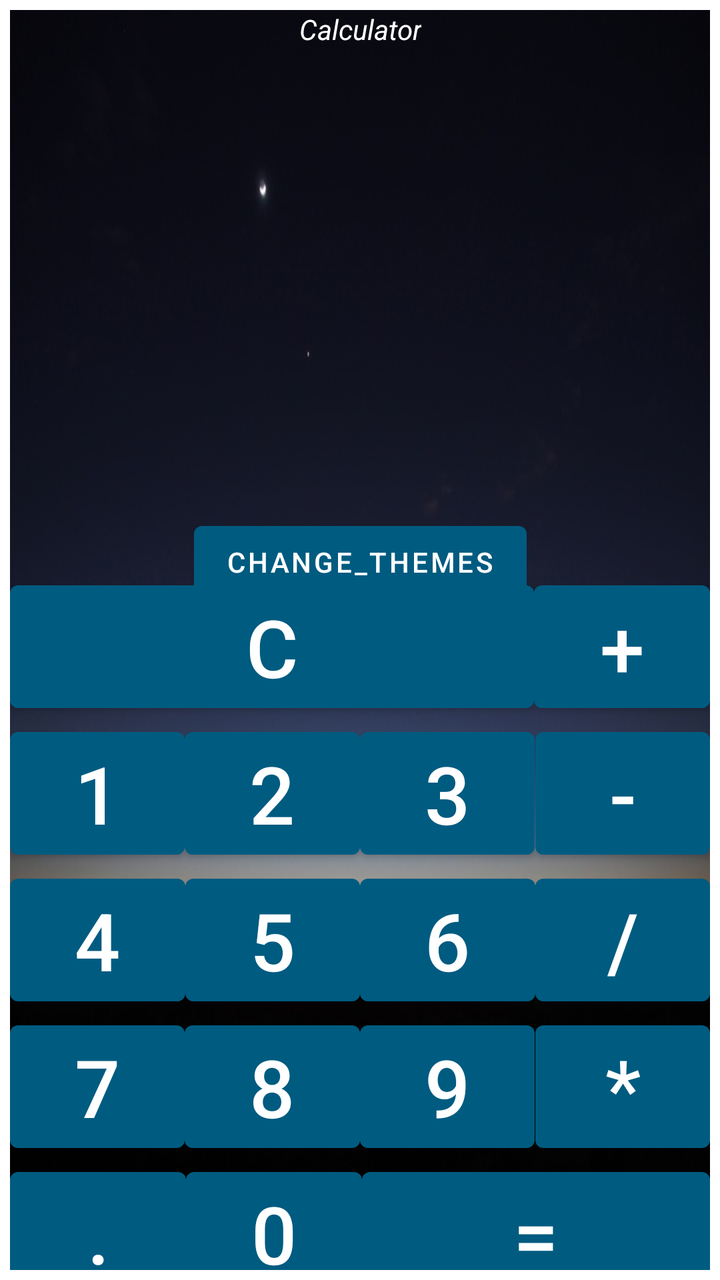
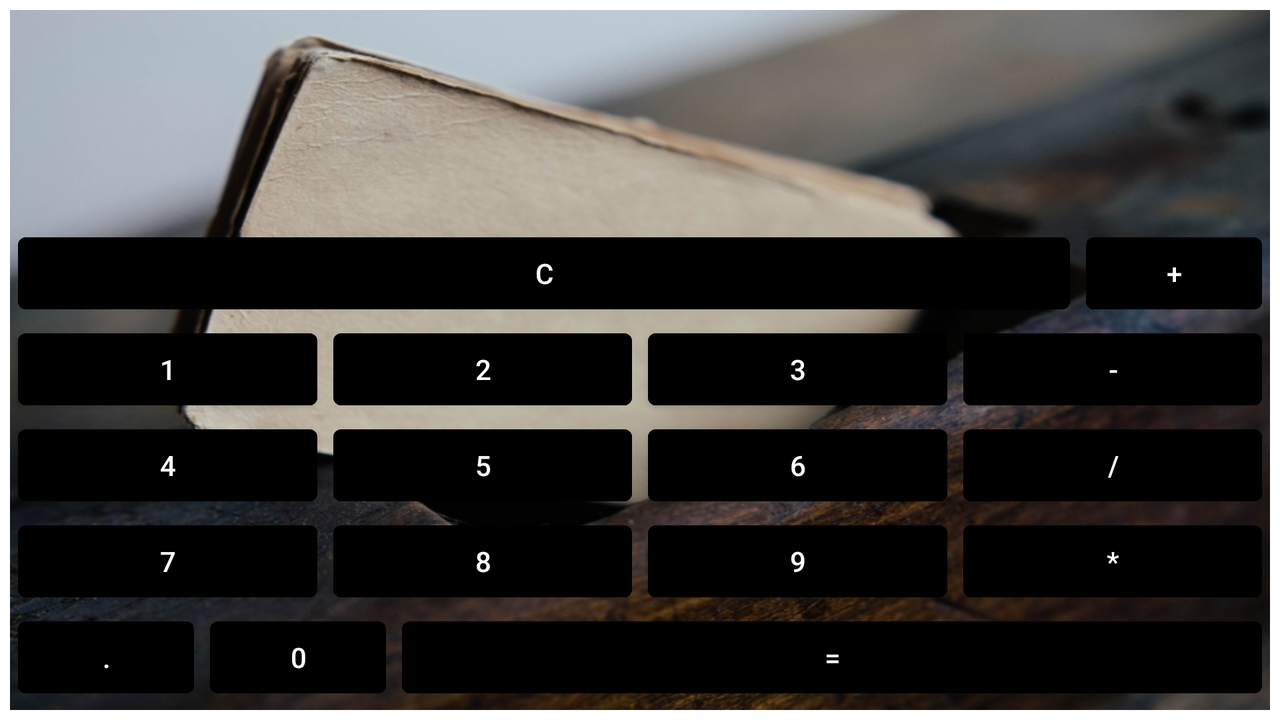

Compare how this app lays out the same screen by default and in its alternative resource folder. The renders come first, then the two layout files and the values they reference.
<!-- AndroidManifest.xml: application theme Theme.Calculator_Kh -->
<!-- res/layout/activity_main.xml -->
<?xml version="1.0" encoding="utf-8"?>
<androidx.constraintlayout.widget.ConstraintLayout xmlns:android="http://schemas.android.com/apk/res/android"
    xmlns:app="http://schemas.android.com/apk/res-auto"
    xmlns:tools="http://schemas.android.com/tools"
    android:layout_width="match_parent"
    android:layout_height="match_parent"
    android:layout_margin="5dp"
    tools:context=".MainActivity"
    android:background="@drawable/horizon_sky_sunrise">

    <com.google.android.material.textview.MaterialTextView
        android:id="@+id/header_title"
        android:layout_width="wrap_content"
        android:layout_height="30dp"
        android:gravity="end"
        android:text="@string/mainText"
        android:textSize="@dimen/textSizeTitle"
        android:textStyle="italic"
        app:layout_constraintEnd_toEndOf="parent"
        app:layout_constraintStart_toStartOf="parent"
        app:layout_constraintTop_toTopOf="parent" />

    <com.google.android.material.textview.MaterialTextView
        android:id="@+id/mainView"
        android:layout_width="match_parent"
        android:layout_height="0dp"
        android:layout_margin="20dp"
        android:gravity="center"

        android:textSize="@dimen/textSizeVertical"
        android:textStyle="bold"
        app:layout_constraintBottom_toTopOf="@+id/guideline"
        app:layout_constraintEnd_toEndOf="parent"
        app:layout_constraintStart_toStartOf="parent"
        app:layout_constraintTop_toBottomOf="@+id/header_title" />

    <androidx.constraintlayout.widget.Guideline
        android:id="@+id/guideline"
        android:layout_width="wrap_content"
        android:layout_height="wrap_content"
        android:orientation="horizontal"
        app:layout_constraintGuide_percent="0.4" />

    <com.google.android.material.button.MaterialButton
        android:id="@+id/clear"
        android:layout_width="0dp"
        android:layout_height="wrap_content"
        android:text="@string/clear"
        android:textSize="@dimen/keyVerticalTextSize"
        app:layout_constraintBottom_toTopOf="@+id/_2"
        app:layout_constraintEnd_toStartOf="@+id/plus"
        app:layout_constraintHorizontal_bias="0.5"
        app:layout_constraintStart_toStartOf="parent"
        app:layout_constraintTop_toBottomOf="@+id/btnChangeThemes"
        app:layout_constraintVertical_chainStyle="packed" />

    <com.google.android.material.button.MaterialButton
        android:id="@+id/_4"
        android:layout_width="0dp"
        android:layout_height="wrap_content"
        android:text="@string/_4"
        android:textSize="@dimen/keyVerticalTextSize"
        app:layout_constraintBottom_toTopOf="@+id/_7"
        app:layout_constraintEnd_toStartOf="@+id/_5"
        app:layout_constraintHorizontal_bias="0.5"
        app:layout_constraintStart_toStartOf="parent"
        app:layout_constraintTop_toBottomOf="@+id/_1" />

    <com.google.android.material.button.MaterialButton
        android:id="@+id/_2"
        android:layout_width="0dp"
        android:layout_height="wrap_content"
        android:text="@string/_2"
        android:textSize="@dimen/keyVerticalTextSize"
        app:layout_constraintBottom_toTopOf="@+id/_5"
        app:layout_constraintEnd_toStartOf="@+id/_3"
        app:layout_constraintHorizontal_bias="0.5"
        app:layout_constraintStart_toEndOf="@+id/_1"
        app:layout_constraintTop_toBottomOf="@+id/clear" />

    <com.google.android.material.button.MaterialButton
        android:id="@+id/divide"
        android:layout_width="0dp"
        android:layout_height="wrap_content"
        android:text="@string/divide"
        android:textSize="@dimen/keyVerticalTextSize"
        app:layout_constraintBottom_toTopOf="@+id/multiply"
        app:layout_constraintEnd_toEndOf="parent"
        app:layout_constraintHorizontal_bias="0.5"
        app:layout_constraintStart_toEndOf="@+id/_6"
        app:layout_constraintTop_toBottomOf="@+id/minus" />

    <com.google.android.material.button.MaterialButton
        android:id="@+id/minus"
        android:layout_width="0dp"
        android:layout_height="wrap_content"
        android:text="@string/minus"
        android:textSize="@dimen/keyVerticalTextSize"
        app:layout_constraintBottom_toTopOf="@+id/divide"
        app:layout_constraintEnd_toEndOf="parent"
        app:layout_constraintHorizontal_bias="0.5"
        app:layout_constraintStart_toEndOf="@+id/_3"
        app:layout_constraintTop_toBottomOf="@+id/plus" />

    <com.google.android.material.button.MaterialButton
        android:id="@+id/_1"
        android:layout_width="0dp"
        android:layout_height="wrap_content"
        android:text="@string/_1"
        android:textSize="@dimen/keyVerticalTextSize"
        app:layout_constraintBottom_toTopOf="@+id/_4"
        app:layout_constraintEnd_toStartOf="@+id/_2"
        app:layout_constraintHorizontal_bias="0.5"
        app:layout_constraintStart_toStartOf="parent"
        app:layout_constraintTop_toBottomOf="@+id/clear"
        app:layout_constraintVertical_chainStyle="packed" />

    <com.google.android.material.button.MaterialButton
        android:id="@+id/_8"
        android:layout_width="0dp"
        android:layout_height="wrap_content"
        android:text="@string/_8"
        android:textSize="@dimen/keyVerticalTextSize"
        app:layout_constraintBottom_toTopOf="@+id/_0"
        app:layout_constraintEnd_toStartOf="@+id/_9"
        app:layout_constraintHorizontal_bias="0.5"
        app:layout_constraintStart_toEndOf="@+id/_7"
        app:layout_constraintTop_toBottomOf="@+id/_5" />

    <com.google.android.material.button.MaterialButton
        android:id="@+id/_7"
        android:layout_width="0dp"
        android:layout_height="wrap_content"
        android:text="@string/_7"
        android:textSize="@dimen/keyVerticalTextSize"
        app:layout_constraintBottom_toTopOf="@+id/dot"
        app:layout_constraintEnd_toStartOf="@+id/_8"
        app:layout_constraintHorizontal_bias="0.5"
        app:layout_constraintStart_toStartOf="parent"
        app:layout_constraintTop_toBottomOf="@+id/_4" />

    <com.google.android.material.button.MaterialButton
        android:id="@+id/equally"
        android:layout_width="0dp"
        android:layout_height="wrap_content"
        android:text="@string/equally"
        android:textSize="@dimen/keyVerticalTextSize"
        app:layout_constraintBottom_toBottomOf="parent"
        app:layout_constraintEnd_toEndOf="parent"
        app:layout_constraintHorizontal_bias="0.5"
        app:layout_constraintStart_toEndOf="@+id/_0"
        app:layout_constraintTop_toBottomOf="@+id/multiply" />

    <com.google.android.material.button.MaterialButton
        android:id="@+id/multiply"
        android:layout_width="0dp"
        android:layout_height="wrap_content"
        android:text="@string/multiply"
        android:textSize="@dimen/keyVerticalTextSize"
        app:layout_constraintBottom_toTopOf="@+id/equally"
        app:layout_constraintEnd_toEndOf="parent"
        app:layout_constraintHorizontal_bias="0.5"
        app:layout_constraintStart_toEndOf="@+id/_9"
        app:layout_constraintTop_toBottomOf="@+id/divide" />

    <com.google.android.material.button.MaterialButton
        android:id="@+id/_0"
        android:layout_width="wrap_content"
        android:layout_height="wrap_content"
        android:text="@string/_0"
        android:textSize="@dimen/keyVerticalTextSize"
        app:layout_constraintEnd_toStartOf="@+id/equally"
        app:layout_constraintHorizontal_bias="0.5"
        app:layout_constraintStart_toEndOf="@+id/dot"
        app:layout_constraintTop_toBottomOf="@+id/_8" />

    <com.google.android.material.button.MaterialButton
        android:id="@+id/_3"
        android:layout_width="0dp"
        android:layout_height="wrap_content"
        android:text="@string/_3"
        android:textSize="@dimen/keyVerticalTextSize"
        app:layout_constraintBottom_toTopOf="@+id/_6"
        app:layout_constraintEnd_toStartOf="@+id/minus"
        app:layout_constraintHorizontal_bias="0.5"
        app:layout_constraintStart_toEndOf="@+id/_2"
        app:layout_constraintTop_toBottomOf="@+id/clear" />

    <com.google.android.material.button.MaterialButton
        android:id="@+id/plus"
        android:layout_width="wrap_content"
        android:layout_height="wrap_content"
        android:text="@string/plus"
        android:textSize="@dimen/keyVerticalTextSize"
        app:layout_constraintBottom_toTopOf="@+id/minus"
        app:layout_constraintEnd_toEndOf="parent"
        app:layout_constraintHorizontal_bias="0.5"
        app:layout_constraintStart_toEndOf="@+id/clear"
        app:layout_constraintTop_toBottomOf="@+id/btnChangeThemes"
        app:layout_constraintVertical_chainStyle="packed" />

    <com.google.android.material.button.MaterialButton
        android:id="@+id/_6"
        android:layout_width="0dp"
        android:layout_height="wrap_content"
        android:text="@string/_6"
        android:textSize="@dimen/keyVerticalTextSize"
        app:layout_constraintBottom_toTopOf="@+id/_9"
        app:layout_constraintEnd_toStartOf="@+id/divide"
        app:layout_constraintHorizontal_bias="0.5"
        app:layout_constraintStart_toEndOf="@+id/_5"
        app:layout_constraintTop_toBottomOf="@+id/_3" />

    <com.google.android.material.button.MaterialButton
        android:id="@+id/_9"
        android:layout_width="0dp"
        android:layout_height="wrap_content"
        android:text="@string/_9"
        android:textSize="@dimen/keyVerticalTextSize"
        app:layout_constraintBottom_toTopOf="@+id/equally"
        app:layout_constraintEnd_toStartOf="@+id/multiply"
        app:layout_constraintHorizontal_bias="0.5"
        app:layout_constraintStart_toEndOf="@+id/_8"
        app:layout_constraintTop_toBottomOf="@+id/_6" />

    <com.google.android.material.button.MaterialButton
        android:id="@+id/_5"
        android:layout_width="0dp"
        android:layout_height="wrap_content"
        android:text="@string/_5"
        android:textSize="@dimen/keyVerticalTextSize"
        app:layout_constraintBottom_toTopOf="@+id/_8"
        app:layout_constraintEnd_toStartOf="@+id/_6"
        app:layout_constraintHorizontal_bias="0.5"
        app:layout_constraintStart_toEndOf="@+id/_4"
        app:layout_constraintTop_toBottomOf="@+id/_2" />

    <com.google.android.material.button.MaterialButton
        android:id="@+id/dot"
        android:layout_width="wrap_content"
        android:layout_height="wrap_content"
        android:text="@string/dot"
        android:textSize="@dimen/keyVerticalTextSize"
        app:layout_constraintEnd_toStartOf="@+id/_0"
        app:layout_constraintHorizontal_bias="0.5"
        app:layout_constraintStart_toStartOf="parent"
        app:layout_constraintTop_toBottomOf="@+id/_7" />

    <Button
        android:id="@+id/btnChangeThemes"
        android:layout_width="wrap_content"
        android:layout_height="wrap_content"
        android:text="@string/button_change_themes"
        app:layout_constraintEnd_toEndOf="parent"
        app:layout_constraintStart_toStartOf="parent"
        app:layout_constraintTop_toTopOf="@+id/guideline" />

</androidx.constraintlayout.widget.ConstraintLayout>
<!-- resources referenced by this layout -->
<resources>
  <dimen name="keyVerticalTextSize">40sp</dimen>
  <!-- drawable horizon_sky_sunrise: jpg bitmap (drawable, 41629 bytes) -->
  <string name="_0">0</string>
  <string name="_1">1</string>
  <string name="_2">2</string>
  <string name="_3">3</string>
  <string name="_4">4</string>
  <string name="_5">5</string>
  <string name="_6">6</string>
  <string name="_7">7</string>
  <string name="_8">8</string>
  <string name="_9">9</string>
  <string name="button_change_themes">Change_Themes</string>
  <string name="clear">C</string>
  <string name="divide">/</string>
  <string name="dot">.</string>
  <string name="equally">=</string>
  <string name="mainText">Calculator</string>
  <string name="minus">-</string>
  <string name="multiply">*</string>
  <string name="plus">+</string>
  <style name="Theme.Calculator_Kh" parent="Theme.MaterialComponents.DayNight.NoActionBar">
          
          <item name="colorPrimary">@color/purple_500</item>
          <item name="colorPrimaryVariant">@color/purple_700</item>
          <item name="colorOnPrimary">@color/white</item>
          
          <item name="colorSecondary">@color/teal_200</item>
          <item name="colorSecondaryVariant">@color/teal_700</item>
          <item name="colorOnSecondary">@color/black</item>
          
          <item name="android:statusBarColor">?attr/colorPrimaryVariant</item>
          
          <item name="materialButtonStyle">@style/MyButtonDayStyleThemes</item>
          <item name="android:textColor">@color/white</item>
  
      </style>
  <color name="purple_500">#FF6200EE</color>
  <color name="purple_700">#FF3700B3</color>
  <color name="white">#FFFFFFFF</color>
  <color name="teal_200">#FF03DAC5</color>
  <color name="teal_700">#FF018786</color>
  <color name="black">#FF000000</color>
  <style name="MyButtonDayStyleThemes" parent="Widget.MaterialComponents.Button">
          <item name="backgroundTint">@color/buttonDayBackground</item>
          <item name="fontStyle">@font/autour_one</item>
          <item name="android:textColor">@color/white</item>
             <item name="android:layout_marginHorizontal">@dimen/buttonMarginHorizontal</item>
      </style>
  <color name="buttonDayBackground">#005B80</color>
  <dimen name="buttonMarginHorizontal">4dp</dimen>
</resources>
<!-- res/layout-land/activity_main.xml (the repository's variant of the layout above) -->
<!-- drawn on the phone turned sideways -->
<?xml version="1.0" encoding="utf-8"?>
<androidx.constraintlayout.widget.ConstraintLayout xmlns:android="http://schemas.android.com/apk/res/android"
    xmlns:app="http://schemas.android.com/apk/res-auto"
    xmlns:tools="http://schemas.android.com/tools"
    android:layout_width="match_parent"
    android:layout_height="match_parent"
    android:layout_margin="5dp"
    android:background="@drawable/book_wood"
    tools:context=".MainActivity">


    <TextView
        android:id="@+id/mainView"
        android:layout_width="match_parent"
        android:layout_height="0dp"
        android:layout_margin="20dp"
        android:gravity="center"
        android:textColor="@color/white"
        android:textSize="35sp"
        android:textStyle="bold"

        app:layout_constraintBottom_toTopOf="@+id/guideline"
        app:layout_constraintEnd_toEndOf="parent"
        app:layout_constraintStart_toStartOf="parent"
        app:layout_constraintTop_toTopOf="parent" />

    <androidx.constraintlayout.widget.Guideline
        android:id="@+id/guideline"
        android:layout_width="wrap_content"
        android:layout_height="wrap_content"
        android:orientation="horizontal"
        app:layout_constraintGuide_percent="0.3" />

    <com.google.android.material.button.MaterialButton
        android:id="@+id/clear"
        android:layout_width="0dp"
        android:layout_height="wrap_content"
        android:backgroundTint="@color/buttonBackground"
        android:text="@string/clear"
        android:textSize="@dimen/buttonTextSize"
        android:layout_marginHorizontal="4dp"
        app:layout_constraintBottom_toTopOf="@+id/_2"
        app:layout_constraintEnd_toStartOf="@+id/plus"
        app:layout_constraintHorizontal_bias="1"
        app:layout_constraintStart_toStartOf="parent"
        app:layout_constraintTop_toBottomOf="@+id/guideline"
        app:layout_constraintVertical_chainStyle="packed" />

    <com.google.android.material.button.MaterialButton
        android:id="@+id/_4"
        android:layout_width="0dp"
        android:layout_height="wrap_content"
        android:backgroundTint="@color/buttonBackground"
        android:text="@string/_4"
        android:textSize="@dimen/buttonTextSize"
        android:layout_marginHorizontal="4dp"
        app:layout_constraintBottom_toTopOf="@+id/_7"
        app:layout_constraintEnd_toStartOf="@+id/_5"
        app:layout_constraintHorizontal_bias="0.5"
        app:layout_constraintStart_toStartOf="parent"
        app:layout_constraintTop_toBottomOf="@+id/_1" />

    <com.google.android.material.button.MaterialButton
        android:id="@+id/_2"
        android:layout_width="0dp"
        android:layout_height="wrap_content"
        android:backgroundTint="@color/buttonBackground"
        android:text="@string/_2"
        android:textSize="@dimen/buttonTextSize"
        android:layout_marginHorizontal="4dp"
        app:layout_constraintBottom_toTopOf="@+id/_5"
        app:layout_constraintEnd_toStartOf="@+id/_3"
        app:layout_constraintHorizontal_bias="0.5"
        app:layout_constraintStart_toEndOf="@+id/_1"
        app:layout_constraintTop_toBottomOf="@+id/clear" />

    <com.google.android.material.button.MaterialButton
        android:id="@+id/divide"
        android:layout_width="0dp"
        android:layout_height="wrap_content"
        android:backgroundTint="@color/buttonBackground"
        android:text="@string/divide"
        android:textSize="@dimen/buttonTextSize"
        android:layout_marginHorizontal="4dp"
        app:layout_constraintBottom_toTopOf="@+id/multiply"
        app:layout_constraintEnd_toEndOf="parent"
        app:layout_constraintHorizontal_bias="0.5"
        app:layout_constraintStart_toEndOf="@+id/_6"
        app:layout_constraintTop_toBottomOf="@+id/minus" />

    <com.google.android.material.button.MaterialButton
        android:id="@+id/minus"
        android:layout_width="0dp"
        android:layout_height="wrap_content"
        android:backgroundTint="@color/buttonBackground"
        android:text="@string/minus"
        android:textSize="@dimen/buttonTextSize"
        android:layout_marginHorizontal="4dp"
        app:layout_constraintBottom_toTopOf="@+id/divide"
        app:layout_constraintEnd_toEndOf="parent"
        app:layout_constraintHorizontal_bias="0.5"
        app:layout_constraintStart_toEndOf="@+id/_3"
        app:layout_constraintTop_toBottomOf="@+id/plus" />

    <com.google.android.material.button.MaterialButton
        android:id="@+id/_1"
        android:layout_width="0dp"
        android:layout_height="wrap_content"
        android:backgroundTint="@color/buttonBackground"
        android:text="@string/_1"
        android:textSize="@dimen/buttonTextSize"
        android:layout_marginHorizontal="4dp"
        app:layout_constraintBottom_toTopOf="@+id/_4"
        app:layout_constraintEnd_toStartOf="@+id/_2"
        app:layout_constraintHorizontal_bias="0.5"
        app:layout_constraintStart_toStartOf="parent"
        app:layout_constraintTop_toBottomOf="@+id/clear"
        app:layout_constraintVertical_chainStyle="packed" />

    <com.google.android.material.button.MaterialButton
        android:id="@+id/_8"
        android:layout_width="0dp"
        android:layout_height="wrap_content"
        android:backgroundTint="@color/buttonBackground"
        android:text="@string/_8"
        android:textSize="@dimen/buttonTextSize"
        android:layout_marginHorizontal="4dp"
        app:layout_constraintBottom_toTopOf="@+id/_0"
        app:layout_constraintEnd_toStartOf="@+id/_9"
        app:layout_constraintHorizontal_bias="0.5"
        app:layout_constraintStart_toEndOf="@+id/_7"
        app:layout_constraintTop_toBottomOf="@+id/_5" />

    <com.google.android.material.button.MaterialButton
        android:id="@+id/_7"
        android:layout_width="0dp"
        android:layout_height="wrap_content"
        android:backgroundTint="@color/buttonBackground"
        android:text="@string/_7"
        android:textSize="@dimen/buttonTextSize"
        android:layout_marginHorizontal="4dp"
        app:layout_constraintBottom_toTopOf="@+id/dot"
        app:layout_constraintEnd_toStartOf="@+id/_8"
        app:layout_constraintHorizontal_bias="0.5"
        app:layout_constraintStart_toStartOf="parent"
        app:layout_constraintTop_toBottomOf="@+id/_4" />

    <com.google.android.material.button.MaterialButton
        android:id="@+id/equally"
        android:layout_width="0dp"
        android:layout_height="wrap_content"
        android:backgroundTint="@color/buttonBackground"
        android:text="@string/equally"
        android:textSize="@dimen/buttonTextSize"
        android:layout_marginHorizontal="4dp"
        app:layout_constraintBottom_toBottomOf="parent"
        app:layout_constraintEnd_toEndOf="parent"
        app:layout_constraintHorizontal_bias="0.5"
        app:layout_constraintStart_toEndOf="@+id/_0"
        app:layout_constraintTop_toBottomOf="@+id/multiply" />

    <com.google.android.material.button.MaterialButton
        android:id="@+id/multiply"
        android:layout_width="0dp"
        android:layout_height="wrap_content"
        android:backgroundTint="@color/buttonBackground"
        android:text="@string/multiply"
        android:textSize="@dimen/buttonTextSize"
        android:layout_marginHorizontal="4dp"
        app:layout_constraintBottom_toTopOf="@+id/equally"
        app:layout_constraintEnd_toEndOf="parent"
        app:layout_constraintHorizontal_bias="0.5"
        app:layout_constraintStart_toEndOf="@+id/_9"
        app:layout_constraintTop_toBottomOf="@+id/divide" />

    <com.google.android.material.button.MaterialButton
        android:id="@+id/_0"
        android:layout_width="wrap_content"
        android:layout_height="wrap_content"
        android:backgroundTint="@color/buttonBackground"
        android:text="@string/_0"
        android:textSize="@dimen/buttonTextSize"
        android:layout_marginHorizontal="4dp"
        app:layout_constraintEnd_toStartOf="@+id/equally"
        app:layout_constraintHorizontal_bias="0.5"
        app:layout_constraintStart_toEndOf="@+id/dot"
        app:layout_constraintTop_toBottomOf="@+id/_8" />

    <com.google.android.material.button.MaterialButton
        android:id="@+id/_3"
        android:layout_width="0dp"
        android:layout_height="wrap_content"
        android:backgroundTint="@color/buttonBackground"
        android:text="@string/_3"
        android:textSize="@dimen/buttonTextSize"
        android:layout_marginHorizontal="4dp"
        app:layout_constraintBottom_toTopOf="@+id/_6"
        app:layout_constraintEnd_toStartOf="@+id/minus"
        app:layout_constraintHorizontal_bias="0.5"
        app:layout_constraintStart_toEndOf="@+id/_2"
        app:layout_constraintTop_toBottomOf="@+id/clear" />

    <com.google.android.material.button.MaterialButton
        android:id="@+id/plus"
        android:layout_width="wrap_content"
        android:layout_height="wrap_content"
        android:backgroundTint="@color/buttonBackground"
        android:text="@string/plus"
        android:textSize="@dimen/buttonTextSize"
        android:layout_marginHorizontal="4dp"
        app:layout_constraintBottom_toTopOf="@+id/minus"
        app:layout_constraintEnd_toEndOf="parent"
        app:layout_constraintHorizontal_bias="0.5"
        app:layout_constraintStart_toEndOf="@+id/clear"
        app:layout_constraintTop_toBottomOf="@+id/guideline"
        app:layout_constraintVertical_chainStyle="packed" />

    <com.google.android.material.button.MaterialButton
        android:id="@+id/_6"
        android:layout_width="0dp"
        android:layout_height="wrap_content"
        android:backgroundTint="@color/buttonBackground"
        android:text="@string/_6"
        android:textSize="@dimen/buttonTextSize"
        android:layout_marginHorizontal="4dp"
        app:layout_constraintBottom_toTopOf="@+id/_9"
        app:layout_constraintEnd_toStartOf="@+id/divide"
        app:layout_constraintHorizontal_bias="0.5"
        app:layout_constraintStart_toEndOf="@+id/_5"
        app:layout_constraintTop_toBottomOf="@+id/_3" />

    <com.google.android.material.button.MaterialButton
        android:id="@+id/_9"
        android:layout_width="0dp"
        android:layout_height="wrap_content"
        android:backgroundTint="@color/buttonBackground"
        android:text="@string/_9"
        android:textSize="@dimen/buttonTextSize"
        android:layout_marginHorizontal="4dp"
        app:layout_constraintBottom_toTopOf="@+id/equally"
        app:layout_constraintEnd_toStartOf="@+id/multiply"
        app:layout_constraintHorizontal_bias="0.5"
        app:layout_constraintStart_toEndOf="@+id/_8"
        app:layout_constraintTop_toBottomOf="@+id/_6" />

    <com.google.android.material.button.MaterialButton
        android:id="@+id/_5"
        android:layout_width="0dp"
        android:layout_height="wrap_content"
        android:backgroundTint="@color/buttonBackground"
        android:text="@string/_5"
        android:textSize="@dimen/buttonTextSize"
        android:layout_marginHorizontal="4dp"
        app:layout_constraintBottom_toTopOf="@+id/_8"
        app:layout_constraintEnd_toStartOf="@+id/_6"
        app:layout_constraintHorizontal_bias="0.5"
        app:layout_constraintStart_toEndOf="@+id/_4"
        app:layout_constraintTop_toBottomOf="@+id/_2" />

    <com.google.android.material.button.MaterialButton
        android:id="@+id/dot"
        android:layout_width="wrap_content"
        android:layout_height="wrap_content"
        android:backgroundTint="@color/buttonBackground"
        android:text="@string/dot"
        android:textSize="@dimen/buttonTextSize"
        android:layout_marginHorizontal="4dp"
        app:layout_constraintEnd_toStartOf="@+id/_0"
        app:layout_constraintHorizontal_bias="0.5"
        app:layout_constraintStart_toStartOf="parent"
        app:layout_constraintTop_toBottomOf="@+id/_7" />

</androidx.constraintlayout.widget.ConstraintLayout>
<!-- resources referenced by the variant -->
<!-- as the phone turned sideways resolves them -->
<resources>
  <color name="white">#FFFFFFFF</color>
  <!-- drawable book_wood: jpg bitmap (drawable, 96586 bytes) -->
  <string name="_0">0</string>
  <string name="_1">1</string>
  <string name="_2">2</string>
  <string name="_3">3</string>
  <string name="_4">4</string>
  <string name="_5">5</string>
  <string name="_6">6</string>
  <string name="_7">7</string>
  <string name="_8">8</string>
  <string name="_9">9</string>
  <string name="clear">C</string>
  <string name="divide">/</string>
  <string name="dot">.</string>
  <string name="equally">=</string>
  <string name="minus">-</string>
  <string name="multiply">*</string>
  <string name="plus">+</string>
  <style name="Theme.Calculator_Kh" parent="Theme.MaterialComponents.DayNight.NoActionBar">
          
          <item name="colorPrimary">@color/purple_500</item>
          <item name="colorPrimaryVariant">@color/purple_700</item>
          <item name="colorOnPrimary">@color/white</item>
          
          <item name="colorSecondary">@color/teal_200</item>
          <item name="colorSecondaryVariant">@color/teal_700</item>
          <item name="colorOnSecondary">@color/black</item>
          
          <item name="android:statusBarColor">?attr/colorPrimaryVariant</item>
          
          <item name="materialButtonStyle">@style/MyButtonDayStyleThemes</item>
          <item name="android:textColor">@color/white</item>
  
      </style>
  <color name="purple_500">#FF6200EE</color>
  <color name="purple_700">#FF3700B3</color>
  <color name="teal_200">#FF03DAC5</color>
  <color name="teal_700">#FF018786</color>
  <color name="black">#FF000000</color>
  <style name="MyButtonDayStyleThemes" parent="Widget.MaterialComponents.Button">
          <item name="backgroundTint">@color/buttonDayBackground</item>
          <item name="fontStyle">@font/autour_one</item>
          <item name="android:textColor">@color/white</item>
             <item name="android:layout_marginHorizontal">@dimen/buttonMarginHorizontal</item>
      </style>
  <color name="buttonDayBackground">#005B80</color>
  <dimen name="buttonMarginHorizontal">4dp</dimen>
</resources>
